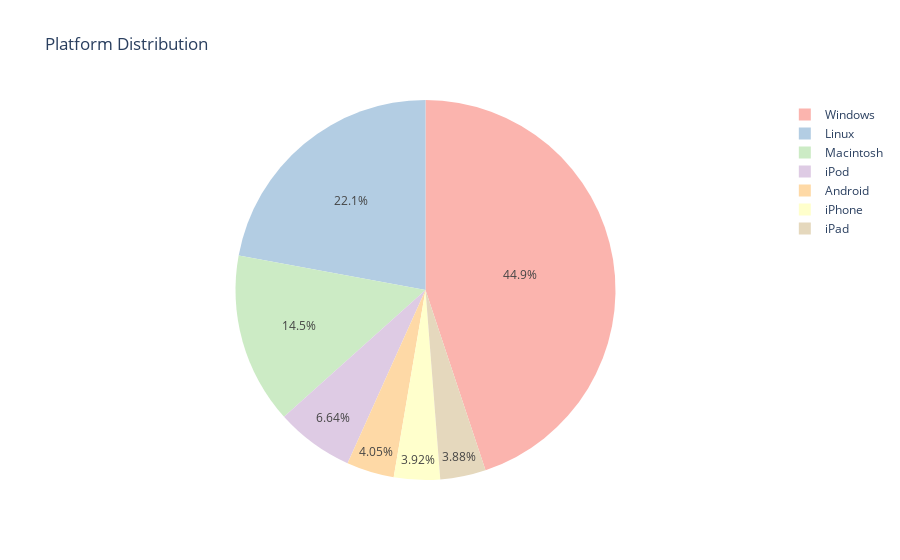

The code cell stored with this chart in its notebook:
### Code cell
import plotly.express as px

# Assuming you have a column 'count' in your DataFrame representing the count of each device/OS
plt = px.pie(device_counts_df, names='Device/OS', values='Count of Attacks', title='Platform Distribution',
             color_discrete_sequence=px.colors.qualitative.Pastel1
             )
plt.show()

### Figure 1 — Plotly figure (JSON) as saved in the notebook; plotly's stock layout.template omitted (floating-point values rounded to 4 significant figures)
{"data": [{"domain": {"x": [0, 1], "y": [0, 1]}, "hovertemplate": "Device/OS=%{label}<br>Count of Attacks=%{value}<extra></extra>", "labels": ["Windows", "Linux", "Macintosh", "iPod", "Android", "iPhone", "iPad"], "legendgroup": "", "name": "", "showlegend": true, "type": "pie", "values": [17953, 8840, 5813, 2656, 1620, 1567, 1551]}], "layout": {"legend": {"tracegroupgap": 0}, "piecolorway": ["rgb(251,180,174)", "rgb(179,205,227)", "rgb(204,235,197)", "rgb(222,203,228)", "rgb(254,217,166)", "rgb(255,255,204)", "rgb(229,216,189)", "rgb(253,218,236)", "rgb(242,242,242)"], "title": {"text": "Platform Distribution"}}}
